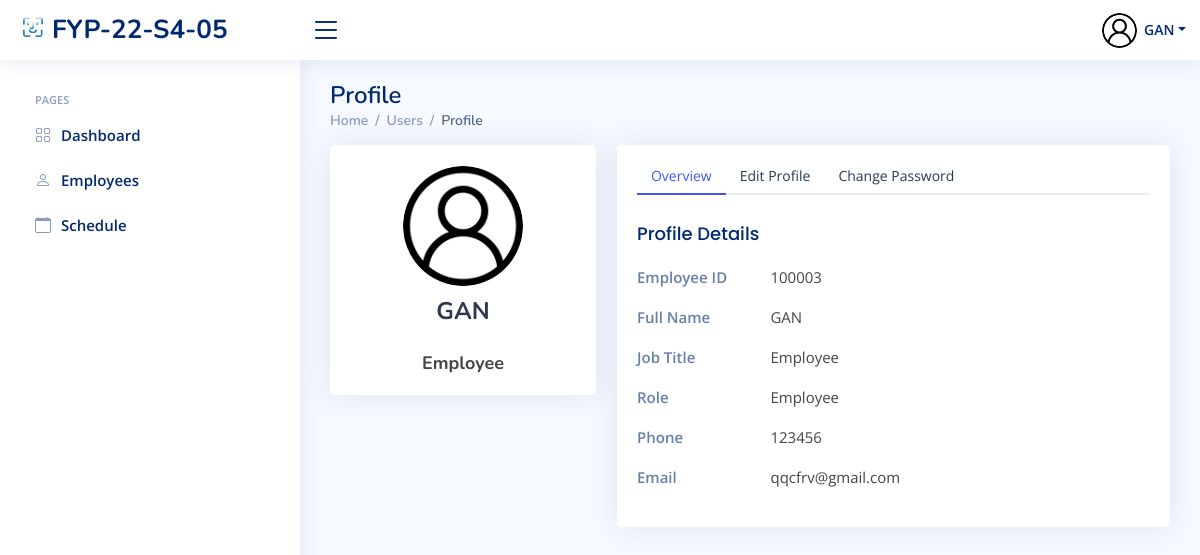
The app's page /sys_admin/user_profile/ (signed in), older data.
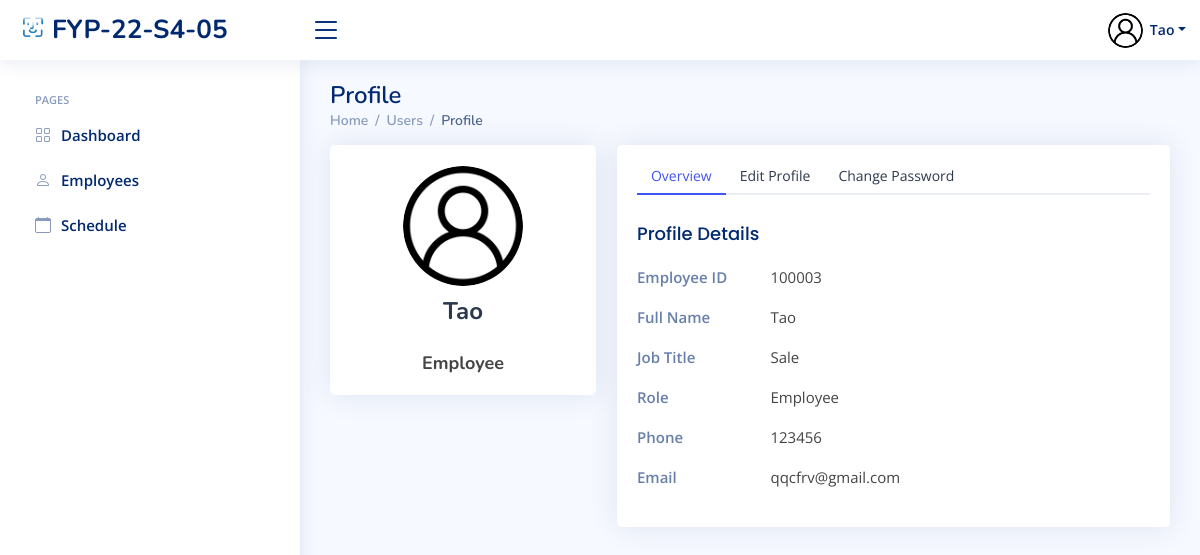
The same page, newer data.
### index/models.py (models this page shows, shortened)
class Employee(models.Model):
	Employee_ID = models.IntegerField(primary_key=True)
	Full_Name = models.CharField(max_length=100)
	Job_Title = models.CharField(max_length=100)
	Phone_Number = models.CharField(max_length=100)
	salt = models.CharField(max_length=50, null=True)
	Email_Address = models.EmailField()
	Role = models.ForeignKey(Role, on_delete=models.CASCADE)
	Profile_Image = models.ImageField(null=True,blank=True, upload_to='profile_pics/')
	Password = models.CharField(max_length=256)
	Start_Date = models.DateField(auto_now_add=True)

### index/views/sys_admin.py (the view)
# urls.py: path('sys_admin/user_profile/', sys_admin.user_profile, name='sys_admin_user_profile'),
def user_profile(request):
	if 'Employee_ID' in request.session:
		currentEmployee = Employee.objects.get(Employee_ID=request.session['Employee_ID'])
		if request.method == 'POST':
			if Role.objects.filter(Role_Name=request.POST.get('role_edit')) == 0:
				messages.error(request, 'No such role')
				return redirect('sys_admin_user_profile')
			if request.POST.get('form_type') == 'editProfile':
				if request.FILES.get('Pic') is not None:
					New_p = request.FILES['Pic']
					if currentEmployee.Profile_Image.path != 'profile_pics/default.jpg':
						if os.path.isfile(currentEmployee.Profile_Image.path):
							os.remove(currentEmployee.Profile_Image.path)
					currentEmployee.Profile_Image = New_p
				else:
					currentEmployee.Profile_Image = 'profile_pics/default.jpg'
				currentEmployee.Full_Name = request.POST.get('fullName_edit')
				currentEmployee.Phone_Number = request.POST.get('phone_edit')
				currentEmployee.Email_Address = request.POST.get('email_edit')
				currentEmployee.save()
				return redirect('sys_admin_user_profile')
			elif request.POST.get('form_type') == 'changePassword':
				Random_salt = ''.join(random.sample(string.ascii_letters + string.digits + string.punctuation, 4))
				New_salt = Random_salt
				old_Password = request.POST.get('password')
				new_passWord = request.POST.get('newpassword')
				new_password_2 = request.POST.get('renewpassword')
				Update_pssword = get_MD5(new_passWord + New_salt)
				old_pss = get_MD5(old_Password + currentEmployee.salt)
				if new_passWord == new_password_2 and old_pss == currentEmployee.Password:
					currentEmployee.Password = Update_pssword
					currentEmployee.salt = New_salt
					currentEmployee.save()
					messages.info(request, 'Your password has been changed')
					return redirect('sys_admin_user_profile')
				elif new_passWord != new_password_2:
					messages.info(request, 'password is different')
					return redirect('sys_admin_user_profile')
				else:
					messages.error(request, 'Your current password does not match')
					return redirect('sys_admin_user_profile')
		else:
			Title = 'User Profile'
			context = {
				'Employee_ID': currentEmployee.Employee_ID,
				'Full_Name': currentEmployee.Full_Name,
				'Job_Title': currentEmployee.Job_Title,
				'Email': currentEmployee.Email_Address,
				'Role': currentEmployee.Role.Role_Name,
				'Phone': currentEmployee.Phone_Number,
				'PFP': currentEmployee.Profile_Image.url,
				'title': Title,
			}
			return render(request, 'sys_admin/sys_admin_user_profile.html', context)
	else:
		messages.error(request, 'Please login')
		return redirect('login')

### templates/sys_admin/sys_admin_user_profile.html (shortened to what this page needs)
{% extends "index/base.html" %}
{% load static %}
{% block content %}
{% include 'sys_admin/sys_admin_base.html' %}
  <main id="main" class="main">
    <div class="pagetitle">
      <h1>Profile</h1>
      <nav>
        <ol class="breadcrumb">
          <li class="breadcrumb-item"><a href="{% url 'sys_admin_home' %}">Home</a></li>
          <li class="breadcrumb-item">Users</li>
          <li class="breadcrumb-item active">Profile</li>
        </ol>
      </nav>
    </div>
    <section class="section profile">
      <div class="row">
        <div class="col-xl-4">
          <div class="card">
            <div class="card-body profile-card pt-4 d-flex flex-column align-items-center">
              <img src="{{ PFP }}" alt="Profile" class="rounded-circle"  height="120" width="120">
              <h2>{{ Full_Name }}</h2>
              <h3>{{ Role }}</h3>
            </div>
          </div>
        </div>
        <div class="col-xl-8">
          <div class="card">
            <div class="card-body pt-3">
              <ul class="nav nav-tabs nav-tabs-bordered">
                <li class="nav-item">
                  <button class="nav-link active" data-bs-toggle="tab" data-bs-target="#profile-overview">Overview</button>
                </li>
                <li class="nav-item">
                  <button class="nav-link" data-bs-toggle="tab" data-bs-target="#profile-edit">Edit Profile</button>
                </li>
                <li class="nav-item">
                  <button class="nav-link" data-bs-toggle="tab" data-bs-target="#profile-change-password">Change Password</button>
                </li>
              </ul>
              <div class="tab-content pt-2">
                <div class="tab-pane fade show active profile-overview" id="profile-overview">
                  <h5 class="card-title">Profile Details</h5>
                  <div class="row">
                    <div class="col-lg-3 col-md-4 label">Employee ID</div>
                    <div class="col-lg-9 col-md-8">{{ Employee_ID }}</div>
                  </div>
                  <div class="row">
                    <div class="col-lg-3 col-md-4 label ">Full Name</div>
                    <div class="col-lg-9 col-md-8">{{ Full_Name }}</div>
                  </div>
                  <div class="row">
                    <div class="col-lg-3 col-md-4 label">Job Title</div>
                    <div class="col-lg-9 col-md-8">{{ Job_Title }}</div>
                  </div>
                    <div class="row">
                    <div class="col-lg-3 col-md-4 label ">Role</div>
                    <div class="col-lg-9 col-md-8">{{ Role }}</div>
                  </div>
                  <div class="row">
                    <div class="col-lg-3 col-md-4 label">Phone</div>
                    <div class="col-lg-9 col-md-8">{{ Phone }}</div>
                  </div>
                  <div class="row">
                    <div class="col-lg-3 col-md-4 label">Email</div>
                    <div class="col-lg-9 col-md-8">{{ Email }}</div>
                  </div>
                </div>
              </div>
            </div>
          </div>
        </div>
      </div>
    </section>
  </main>
{% endblock content %}

### templates/sys_admin/sys_admin_base.html (shortened to what this page needs)
{% load static %}
  <header id="header" class="header fixed-top d-flex align-items-center">
    <div class="d-flex align-items-center justify-content-between">
      <a href="{% url 'sys_admin_home' %}" class="logo d-flex align-items-center">
        <img src="{% static 'assets/img/logo.png' %}" alt="">
        <span class="d-none d-lg-block">FYP-22-S4-05</span>
      </a>
      <i class="bi bi-list toggle-sidebar-btn"></i>
    </div>
    <nav class="header-nav ms-auto">
      <ul class="d-flex align-items-center">
        <li class="nav-item dropdown pe-3">
          <a class="nav-link nav-profile d-flex align-items-center pe-0" href="#" data-bs-toggle="dropdown">
            <img src="{{ PFP }}" alt="Profile" class="rounded-circle"  height="35" width="35">
            <span class="d-none d-md-block dropdown-toggle ps-2">{{ Full_Name }}</span>
          </a>
        </li>
      </ul>
    </nav>
  </header>
  <aside id="sidebar" class="sidebar">
    <ul class="sidebar-nav" id="sidebar-nav">
      <li class="nav-heading">Pages</li>
      <li class="nav-item">
        <a class="nav-link collapsed" href="{% url 'sys_admin_home' %}">
          <i class="bi bi-grid"></i>
          <span>Dashboard</span>
        </a>
      </li>
      <li class="nav-item">
        <a class="nav-link collapsed" href="{% url 'sys_admin_view_employees' %}">
          <i class="bi bi-person"></i>
          <span>Employees</span>
        </a>
      </li>
      <li class="nav-item">
        <a class="nav-link collapsed" href="{% url 'sys_admin_schedule' %}">
          <i class="bi bi-calendar"></i>
          <span>Schedule</span>
        </a>
      </li>
  </aside>

Row changes from the older to the newer data that the page shows:
changed Employee "qqcfrv@gmail.com": Full_Name "GAN" → "Tao"; Job_Title "Employee" → "Sale"
